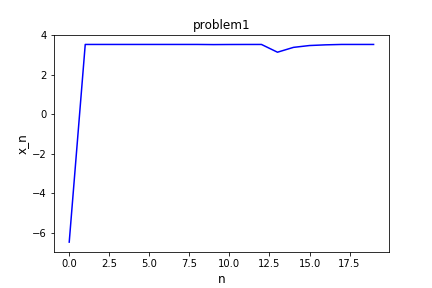

Write Python code to recreate this figure.
# -*- coding: utf-8 -*-
"""
Created on Wed Sep 16 01:01:14 2020

@author: knkns
"""

import matplotlib.pyplot as plt
import numpy as np
import math		

def logistic_calculate(t):
 return 1/(1+9*math.exp(-t));

def derivative_calculate(t):
    return -9*math.exp(-t)*math.log(1+9*math.exp(-t));
x=0.1;
n=20;
t=2;
dt=0.1;
fdt=np.zeros(n);
data=np.zeros(n);
for i in range(n):	
   x1=logistic_calculate(2);
   tdt= t+ 10^(-i);
   x2=logistic_calculate(tdt);
   x_prime=derivative_calculate(2); 
   fdt[i]= x_prime-(x2-x1)/dt; 

for j in range(n):
    data[j]=j;

plt.plot(data,fdt, color='b') 
plt.xlabel('n',fontsize=12)
plt.ylabel('x_n',fontsize=12)
plt.title('problem1')
plt.savefig('problem1.png')